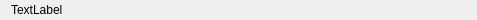
<?xml version="1.0" encoding="UTF-8"?>
<ui version="4.0">
 <class>UIItemFileRoot</class>
 <widget class="QWidget" name="UIItemFileRoot">
  <property name="geometry">
   <rect>
    <x>0</x>
    <y>0</y>
    <width>477</width>
    <height>20</height>
   </rect>
  </property>
  <property name="windowTitle">
   <string>Form</string>
  </property>
  <layout class="QHBoxLayout" name="horizontalLayout">
   <property name="topMargin">
    <number>0</number>
   </property>
   <property name="bottomMargin">
    <number>0</number>
   </property>
   <item>
    <widget class="QLabel" name="label">
     <property name="sizePolicy">
      <sizepolicy hsizetype="Preferred" vsizetype="Preferred">
       <horstretch>0</horstretch>
       <verstretch>0</verstretch>
      </sizepolicy>
     </property>
     <property name="minimumSize">
      <size>
       <width>0</width>
       <height>0</height>
      </size>
     </property>
     <property name="maximumSize">
      <size>
       <width>16777215</width>
       <height>16777215</height>
      </size>
     </property>
     <property name="text">
      <string>TextLabel</string>
     </property>
    </widget>
   </item>
   <item>
    <spacer name="horizontalSpacer">
     <property name="orientation">
      <enum>Qt::Horizontal</enum>
     </property>
     <property name="sizeHint" stdset="0">
      <size>
       <width>401</width>
       <height>20</height>
      </size>
     </property>
    </spacer>
   </item>
  </layout>
 </widget>
 <resources/>
 <connections/>
</ui>
